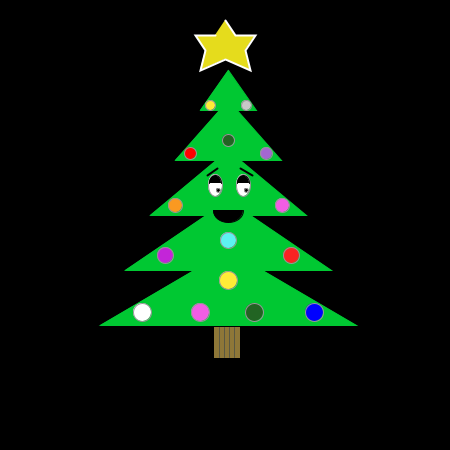
Frame 1 (no input)
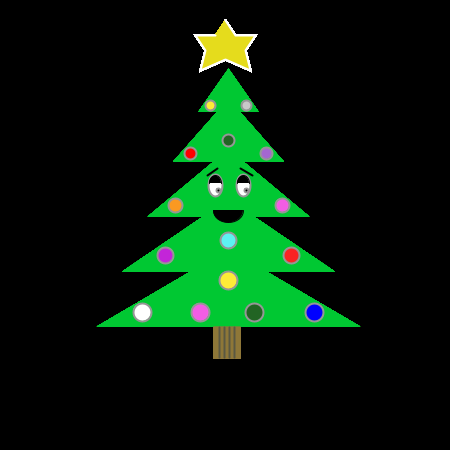
Frame 60 (the mouse pressed at the canvas centre just before this capture)
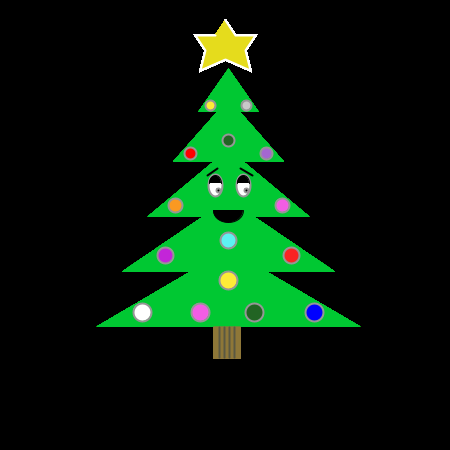
Frame 120 (the mouse held since frame 60 and released just before this capture)

The Processing sketch that drew these frames (run headless with seeded random() and noise(); from frame 60 on, the mouse is pressed at the canvas centre):

// Processing sketch: processing_120639
// ── processing_120639.pde

void setup() {
  size(450,450);
  background(0);//black background
  smooth();//make it smooth 
}
void draw() {
 
  //Tree Shape
  
  stroke(0,200,50);//outline same green colour as fill
  fill(0,200,50); //green colour
  triangle(200,110,228,70,256,110);//tree top tier
  triangle(175,160,228,100,281,160);//tree second tier
  triangle(150,215,228,150,306,215);//tree third tier
  triangle(125,270,228,200,331,270);//tree fourth tier
  triangle(100,325,228,250,356,325);//tree bottom tier
  
  //Tree Trunk
  
  stroke(142,119,56);//no outline on tree trunk
  fill(142,119,56); //colour of tree trunk
  rect(214,327,25,30);//tree trunk
  stroke(90,88,66);//dark lines on tree trunk
  line(219,327,219,357); //line on tree trunk
  line(224,327,224,357); //line on tree trunk
  line(229,327,229,357); //line on tree trunk
  line(234,327,234,357); //line on tree trunk
  
  //15 Baubles Decorations
  
  stroke(150); //grey outline of bauble circles
  ellipseMode(CENTER);//Centre Mode for circles
  fill(255,235,55); //colour of yellow bauble 1  
  ellipse(210,105,10,10);//position and size of yellow bauble 1
  fill(200); //grey colour of next bauble
  ellipse(246,105,10,10);//position and size of grey bauble 2
  fill(255,0,0); //red colour of next bauble
  ellipse(190,153,12,12);//position and size of red bauble 3
  fill(34,100,35); //dark green colour of next bauble
  ellipse(228,140,12,12);//position and size of dark green bauble 4
  fill(164,103,209); //purple colour of next bauble
  ellipse(266,153,12,12);//position and size of purple bauble 5
  fill(250,153,33); //orange colour of next bauble
  ellipse(175,205,14,14);//position and size of orange bauble 6
  fill(242,93,228); //pink colour of next bauble
  ellipse(282,205,14,14);//position and size of pink bauble 7
  fill(93,242,241); //light blue colour of next bauble
  ellipse(228,240,16,16);//position and size of light blue bauble 8
  fill(195,37,216); //lavender colour of next bauble
  ellipse(165,255,16,16);//position and size of lavender bauble 9
  fill(250,35,35); //red colour of next bauble
  ellipse(291,255,16,16);//position and size of red bauble 10
  fill(255,235,55); //yellow colour of next bauble
  ellipse(228,280,18,18);//position and size of yellow bauble 11
  fill(255); //white colour of next bauble
  ellipse(142,312,18,18);//position and size of white bauble 12
  fill(242,93,228); //pink colour of next bauble
  ellipse(200,312,18,18);//position and size of pink bauble 13
  fill(34,100,35); //green colour of next bauble
  ellipse(254,312,18,18);//position and size of green bauble 14
  fill(0,0,255); //blue colour of next bauble
  ellipse(314,312,18,18);//position and size of blue bauble 15
   
     
  //Crann's Face
   
    //eyes and pupils
    fill(255); //white colour of right eye
    ellipse(215,185,14,22);//position and size of right eye
    fill(0); //right pupil colour black
    ellipse(218,190,4,4); //size and position of right pupil
    fill(255); //white colour left eye
    ellipse(243,185,14,22);//position and size of left eye
    fill(0); //left pupil colour black
    ellipse(246,190,4,4); //size and position of left pupil
    //eyebrows
    stroke(0); //eyebrow black colour
    strokeWeight(2);//increase the thickness of outline
    line(207,175,217,168); //right eyebrow line
    line(252,175,240,168); //right eyebrow line
    //eyelids
    strokeWeight(1); //revert stroke weight to 1   
    arc(215,183,12,15,-PI,0); //right eyelid
    arc(243,183,12,15,-PI,0); //left eyelid
    //mouth
    arc(228,210,30,25,0,PI);//smily mouth
    
    //Star on Top
    
     fill(229,220,28); //fill star shape with gold color
     strokeWeight(2); //thicker line
     stroke(255); //outline star with white colour
     beginShape();//begin drawing the star
     vertex(225,20);//top point of star
     vertex(235,35);
     vertex(255,35);//second point of star
     vertex(245,50);
     vertex(250,70);//third point of star
     vertex(225,59);
     vertex(200,70);//fourth point of star
     vertex(205,50);
     vertex(195,35);//fifth point of star
     vertex(215,35);
     endShape();//end of the shape
      
}
  
